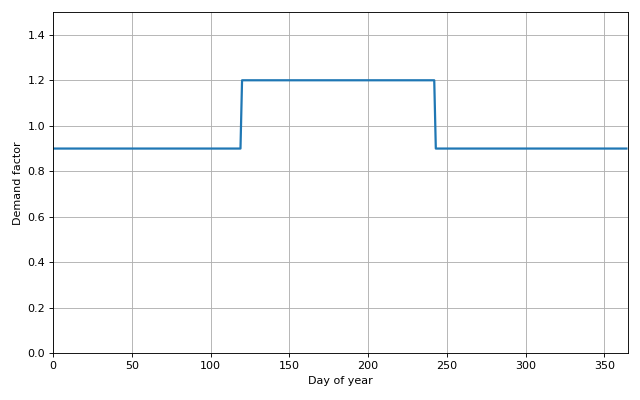

Generate this figure with Python:
import numpy as np
import matplotlib.pyplot as plt
import pandas

profile =[0.9, 0.9, 0.9, 0.9, 1.2, 1.2, 1.2, 1.2, 0.9, 0.9, 0.9, 0.9]

dates = pandas.date_range("2015-01-01", "2015-12-31")
values = [profile[d.month-1] for d in dates]

fig = plt.figure(figsize=(8, 5))

plt.plot(np.arange(0, len(dates)), values, linewidth=2)

plt.xlabel("Day of year")
plt.ylabel("Demand factor")

plt.grid(True)
plt.ylim([0.0, 1.5])
plt.xlim(0, 365)
plt.tight_layout()
plt.show()
